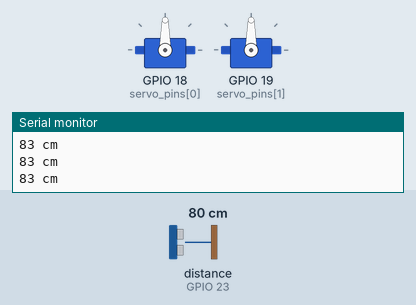
Bench run of a program on a simulated ESP32. Parts: 2 × servo, the last lines printed to the serial monitor. Wiring (inferred from the names in the program): ultrasonic range finder: trigger GPIO 22; echo GPIO 23. Inputs (shaded band) come from the test bench; at power-on: distance to the obstacle (sensor on GPIO 23) 80 cm. The echo pulse lasts 58.3 µs per cm. At 5.3 s the program puts the board to deep sleep or switches it off; the recording ends there.

Above: at 2.3 s.
2.4 s: distance to the obstacle (sensor on GPIO 23) set to 2 cm
At 3.26 s:
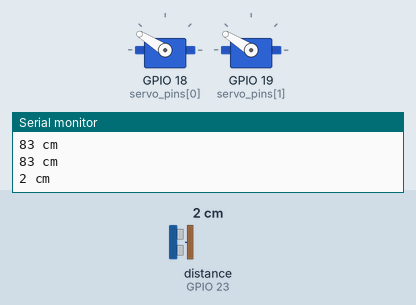
At 5.1 s:
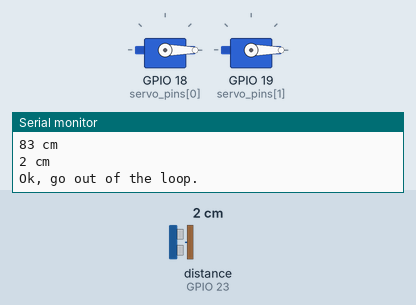
Timing chart, 0 to 5.3 s (numbered marks = the images above; inputs shaded):
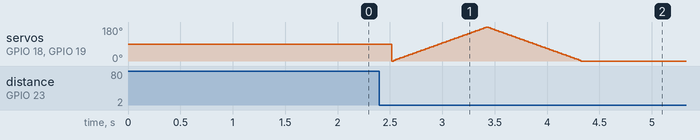

The program:

main.cpp
```cpp
#include <Arduino.h>
#include <Servo.h>

//HC-SR04 Ultrasonic Distance Sensor
const int trig = 22;
const int echo = 23;

//Two MG90S servos
const int servo_pins[2] = {18, 19};
Servo servos[2];

#define uS_TO_S_FACTOR 1000000 //Conversion factor for micro seconds to seconds
#define TIME_TO_SLEEP 5        //Time ESP32 will go to sleep (in seconds)

void do_the_servo_dance();
void setup_servos();
void measure_distance();
void setup_distance_sensor();

void setup()
{
  Serial.begin(9600);
  delay(1000);

  setup_distance_sensor();
  setup_servos();

  measure_distance();

  delay(1000);
  esp_sleep_enable_timer_wakeup(TIME_TO_SLEEP * uS_TO_S_FACTOR);
  esp_deep_sleep_start();
}

void setup_distance_sensor()
{
  pinMode(trig, OUTPUT);
  pinMode(echo, INPUT);
}

void setup_servos()
{
  for (int i = 0; i < 2; i++)
  {
    servos[i].attach(servo_pins[i]);
  }
}

void write_servos(int degrees)
{
  for (int i = 0; i < 2; i++)
  {
    servos[i].write(degrees);
  }
}

void do_the_servo_dance()
{
  for (int posDegrees = 0; posDegrees <= 180; posDegrees++)
  {
    write_servos(posDegrees);
    delay(5);
  }
  for (int posDegrees = 180; posDegrees >= 0; posDegrees--)
  {
    write_servos(posDegrees);
    delay(5);
  }
}

void measure_distance()
{
  long echo_time, distance_cm;

  for (int i = 0; i < 50; i++)
  {
    digitalWrite(trig, HIGH);
    delayMicroseconds(10);
    digitalWrite(trig, LOW);

    echo_time = pulseIn(echo, HIGH);
    distance_cm = (echo_time / 2) / 28;

    Serial.print(distance_cm);
    Serial.println(" cm");

    if (distance_cm > 0 && distance_cm < 5)
    {
      do_the_servo_dance();
      Serial.println("Ok, go out of the loop.");
      break;
    }
    delay(500);
  }
}

void loop()
{
}
```
